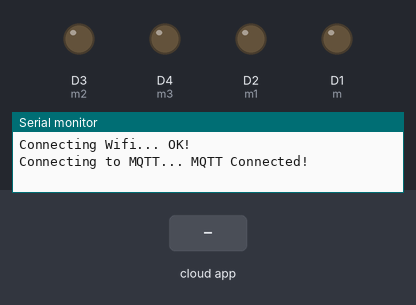
Bench run of a sketch on a simulated ESP8266 (NodeMCU). Parts: output pins drawn as LEDs (lit = HIGH), the last lines printed to the serial monitor. The inputs (shaded band) are chosen by the test bench. WiFi joins after 1.5 s; servers stay silent unless stated; no MQTT or app messages arrive unless stated.

Above: at 2.7 s.
2.8 s: the phone or cloud app sets bot to ON
At 4.0 s:
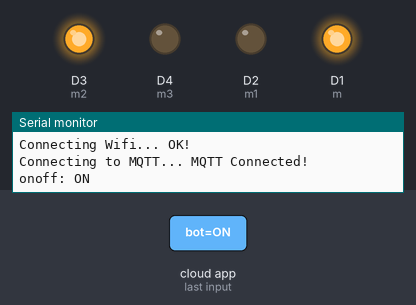
4.3 s: the phone or cloud app sets bot to ON3
At 4.9 s:
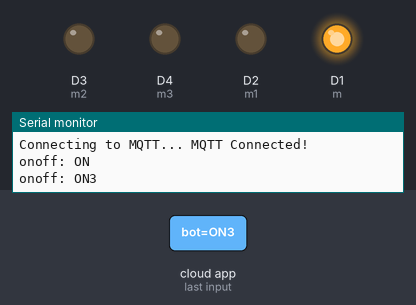
5.8 s: the phone or cloud app sets bot to ON2
At 6.3 s:
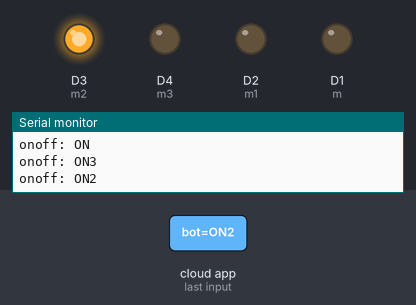
7.3 s: the phone or cloud app sets bot to ON1
At 8.2 s:
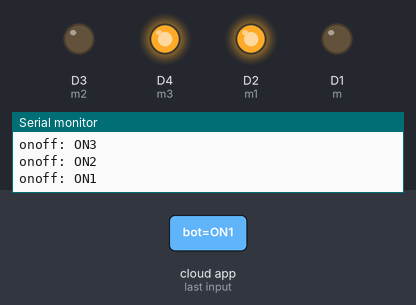
8.8 s: the phone or cloud app sets bot to ON4
At 9.6 s:
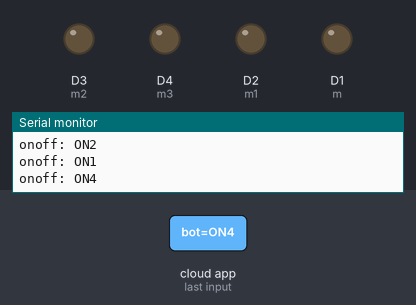
Timing chart, 0 to 11.3 s (numbered marks = the images above; inputs shaded):
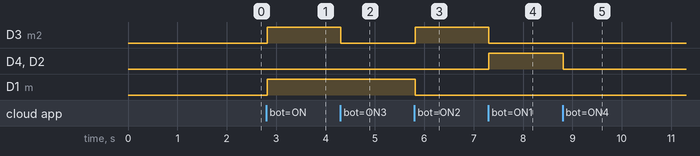

Measured:
- after the input at 2.8 s, D3 (m2), D1 (m): LOW → HIGH at once
- after the input at 4.3 s, D3 (m2): HIGH → LOW at once
- after the input at 5.8 s, D3 (m2): LOW → HIGH at once; D1 (m): HIGH → LOW at once
- after the input at 7.3 s, D3 (m2): HIGH → LOW at once; D4 (m3), D2 (m1): LOW → HIGH at once
- after the input at 8.8 s, D4 (m3), D2 (m1): HIGH → LOW at once

The sketch:

google_bot.ino
```cpp
#include <ESP8266WiFi.h>
#include "Adafruit_MQTT.h"
#include "Adafruit_MQTT_Client.h"

#define WIFI_SSID "ge2"
#define WIFI_PASS "123456781"

#define MQTT_SERV "io.adafruit.com"
#define MQTT_PORT 1883
#define MQTT_NAME "globalapi01"
#define MQTT_PASS "9b78813574bc40a4bf58bb48b54217cd"
#define m D1
#define m1 D2
#define m2 D3
#define m3 D4

//Set up MQTT and WiFi clients
WiFiClient client;
Adafruit_MQTT_Client mqtt(&client, MQTT_SERV, MQTT_PORT, MQTT_NAME, MQTT_PASS);

//Set up the feed you're subscribing to
Adafruit_MQTT_Subscribe onoff = Adafruit_MQTT_Subscribe(&mqtt, MQTT_NAME "/f/bot");


void setup()
{
  Serial.begin(115200);

  //Connect to WiFi
  Serial.print("\n\nConnecting Wifi... ");
  WiFi.begin(WIFI_SSID,WIFI_PASS);
  while (WiFi.status() != WL_CONNECTED)
  {
    delay(500);
  }

  Serial.println("OK!");

  mqtt.subscribe(&onoff);

  pinMode(m, OUTPUT);
  pinMode(m1, OUTPUT);
  pinMode(m2, OUTPUT);
  pinMode(m3, OUTPUT);
  digitalWrite(m, LOW);
  digitalWrite(m1, LOW);
  digitalWrite(m2, LOW);
  digitalWrite(m3, LOW);
}

void loop()
{
  MQTT_connect();

  //Read from our subscription queue until we run out, or
  //wait up to 5 seconds for subscription to update
  Adafruit_MQTT_Subscribe * subscription;
  while ((subscription = mqtt.readSubscription(5000)))
  {
    //If we're in here, a subscription updated...
    if (subscription == &onoff)
    {
      //Print the new value to the serial monitor
      Serial.print("onoff: ");
      Serial.println((char*) onoff.lastread);

      //If the new value is  "ON", turn the light on.
      //Otherwise, turn it off.
      if (!strcmp((char*) onoff.lastread, "ON"))
      {
        //Active low logic
        digitalWrite(m, HIGH);
        digitalWrite(m1,LOW);               //Forward
        digitalWrite(m2,HIGH);
        digitalWrite(m3,LOW);
      }
      else if (!strcmp((char*) onoff.lastread, "ON4"))
      {
        digitalWrite(m, LOW);
        digitalWrite(m1,LOW);         // Stop
        digitalWrite(m2,LOW);
        digitalWrite(m3,LOW);
      }
       else if (!strcmp((char*) onoff.lastread, "ON3"))
      {
        digitalWrite(m, HIGH);
        digitalWrite(m1,LOW);
        digitalWrite(m2,LOW);
        digitalWrite(m3,LOW);
      }
         else if (!strcmp((char*) onoff.lastread, "ON2"))
      {
        digitalWrite(m, LOW);
        digitalWrite(m1,LOW);
        digitalWrite(m2,HIGH);
        digitalWrite(m3,LOW);
      }
       else if (!strcmp((char*) onoff.lastread, "ON1"))
      {
        digitalWrite(m, LOW);
        digitalWrite(m1,HIGH);
        digitalWrite(m2,LOW);
        digitalWrite(m3,HIGH);
      }
    }
  }
  // ping the server to keep the mqtt connection alive
  if (!mqtt.ping())
  {
    mqtt.disconnect();
  }
}

void MQTT_connect()
{
  int8_t ret;

  // Stop if already connected.
  if (mqtt.connected())
  {
    return;
  }

  Serial.print("Connecting to MQTT... ");

  uint8_t retries = 3;
  while ((ret = mqtt.connect()) != 0) // connect will return 0 for connected
  {
       Serial.println(mqtt.connectErrorString(ret));
       Serial.println("Retrying MQTT connection in 5 seconds...");
       mqtt.disconnect();
       delay(5000);  // wait 5 seconds
       retries--;
       if (retries == 0)
       {
         // basically die and wait for WDT to reset me
         while (1);
       }
  }
  Serial.println("MQTT Connected!");
}
```
